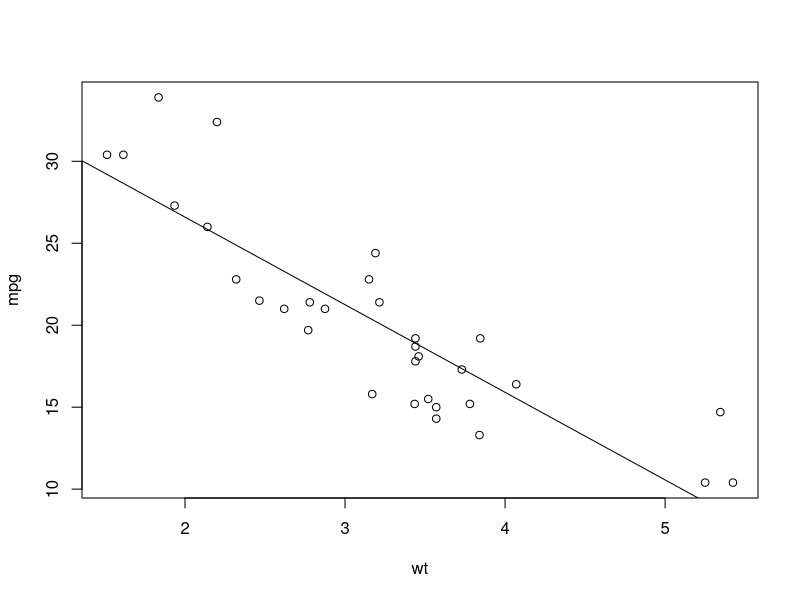
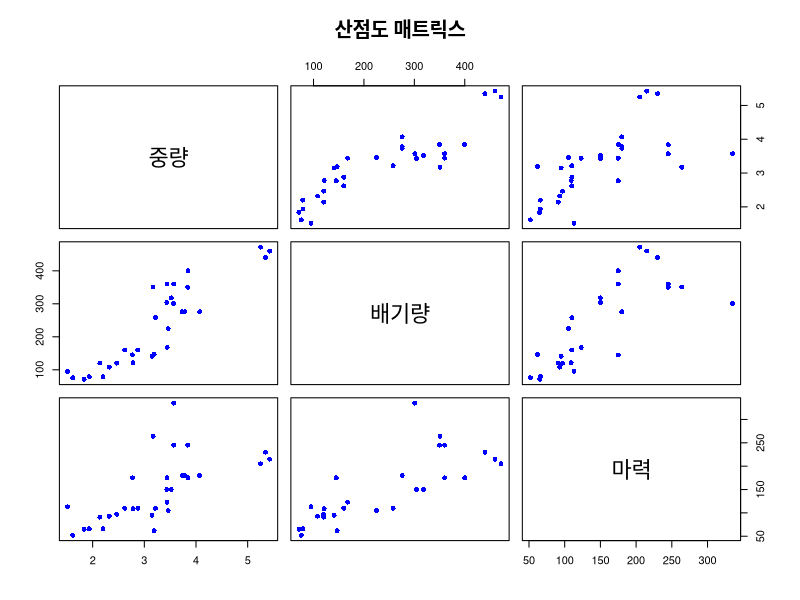

R code for these plots, in order:
#x: 차량 중량 y:연비 간의 산점도
data(mtcars)
plot(mpg~wt,data=mtcars)

model <- lm(mpg~wt,mtcars) #회귀 모형 생성
abline(model) #회귀선을 산점도 위에 표시

coef(model)[1] #b값을 출력
coef(model)[2] #w값을 출력

head(mtcars)



#단순회귀분석
b <- coef(model)[1]
w <- coef(model)[2]
wtSample <- 3.8 #예측하고자 하는 독립변수 대입

equation <- w*wtSample+b
print(equation)


#회귀모형 오차 구하기
wtData <- mtcars[,"wt"] #전체차량 중량 데이터 선택
mpgPred <- w*wtData+b #wtData를 회귀선에 대입하여 전체 차량 연비 예측값 도출
mpgData <- mtcars[,"mpg"] #전체 차량 연비 데이터 선택

compare <- data.frame(mpgPred,mpgData,mpgPred-mpgData) 
colnames(compare) <- c("예상","실제","오차")
head(compare)
print(compare)

#다중회귀분석
df <- data.frame(mtcars$wt,mtcars$disp,mtcars$hp)#독립변수 데이터들을 바탕으로 DF생성
colnames(df) <- c("중량","배기량","마력")

plot(df,pch=16,col="blue",main="산점도 매트릭스") #3:3 산점도 매트릭스

model <- lm(mpg~wt+disp+hp,data=mtcars)
summary(model)
